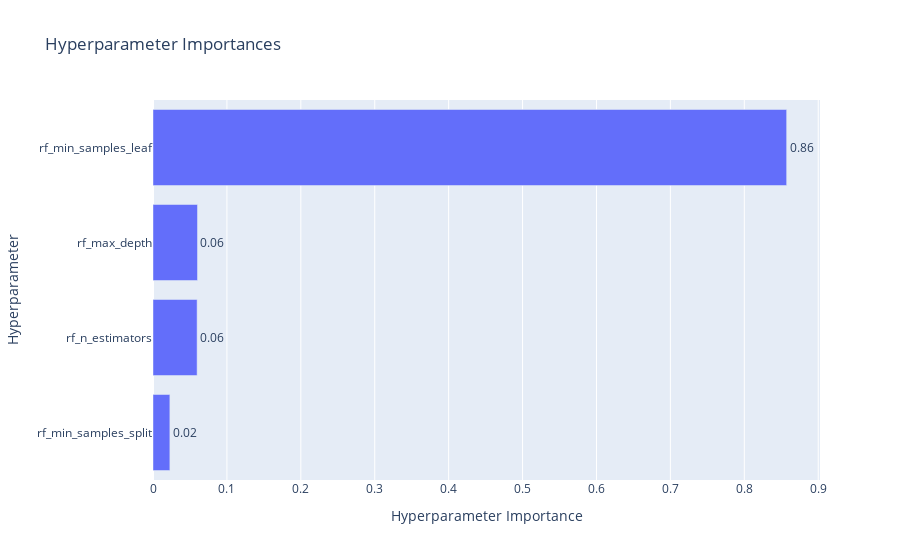

Here is the notebook cell this chart was saved with:
### Markdown cell above
With a `RandomForestClassifier`, we achieved lowest log-loss at around 0.3092. Let's see which hyperparameters were most influential on the loss function.

### Code cell
# plot hyperparameter importances
fig = optuna.visualization.plot_param_importances(study)
fig.show()

### Figure 1 — Plotly figure (JSON) as saved in the notebook; plotly's stock layout.template omitted (floating-point values rounded to 4 significant figures)
{"data": [{"cliponaxis": false, "hovertemplate": ["rf_min_samples_split (FloatDistribution): 0.022821048593895436<extra></extra>", "rf_n_estimators (IntDistribution): 0.059690435783004904<extra></extra>", "rf_max_depth (IntDistribution): 0.06019759902139712<extra></extra>", "rf_min_samples_leaf (FloatDistribution): 0.8572909166017025<extra></extra>"], "name": "Objective Value", "orientation": "h", "text": ["0.02", "0.06", "0.06", "0.86"], "textposition": "outside", "type": "bar", "x": [0.02282, 0.05969, 0.0602, 0.8573], "y": ["rf_min_samples_split", "rf_n_estimators", "rf_max_depth", "rf_min_samples_leaf"]}], "layout": {"autosize": true, "title": {"text": "Hyperparameter Importances"}, "xaxis": {"autorange": true, "range": [0, 0.9024], "title": {"text": "Hyperparameter Importance"}, "type": "linear"}, "yaxis": {"autorange": true, "range": [-0.5, 3.5], "title": {"text": "Hyperparameter"}, "type": "category"}}}
